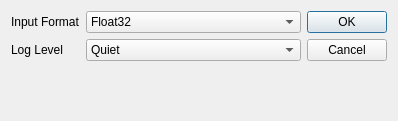
<?xml version="1.0" encoding="UTF-8"?>
<ui version="4.0">
 <class>DialogDecodeSettings</class>
 <widget class="QDialog" name="DialogDecodeSettings">
  <property name="geometry">
   <rect>
    <x>0</x>
    <y>0</y>
    <width>398</width>
    <height>121</height>
   </rect>
  </property>
  <property name="windowTitle">
   <string>Dialog</string>
  </property>
  <layout class="QGridLayout" name="gridLayout">
   <item row="0" column="2">
    <widget class="QDialogButtonBox" name="buttonBox">
     <property name="orientation">
      <enum>Qt::Vertical</enum>
     </property>
     <property name="standardButtons">
      <set>QDialogButtonBox::Cancel|QDialogButtonBox::Ok</set>
     </property>
    </widget>
   </item>
   <item row="0" column="1">
    <layout class="QFormLayout" name="formLayout_3">
     <item row="1" column="0">
      <widget class="QLabel" name="lLogLevel">
       <property name="text">
        <string>Log Level</string>
       </property>
      </widget>
     </item>
     <item row="1" column="1">
      <widget class="QComboBox" name="cbLogLevel">
       <property name="currentIndex">
        <number>0</number>
       </property>
       <item>
        <property name="text">
         <string comment="0">Quiet</string>
        </property>
       </item>
       <item>
        <property name="text">
         <string comment="1">Normal</string>
        </property>
       </item>
       <item>
        <property name="text">
         <string comment="2">Debug</string>
        </property>
       </item>
       <item>
        <property name="text">
         <string comment="3">All</string>
        </property>
       </item>
      </widget>
     </item>
     <item row="0" column="0">
      <widget class="QLabel" name="lInputFormat">
       <property name="text">
        <string>Input Format</string>
       </property>
      </widget>
     </item>
     <item row="0" column="1">
      <widget class="QComboBox" name="cbInputFormat">
       <item>
        <property name="text">
         <string>Float32</string>
        </property>
       </item>
       <item>
        <property name="text">
         <string>Complex64</string>
        </property>
       </item>
      </widget>
     </item>
    </layout>
   </item>
  </layout>
 </widget>
 <resources/>
 <connections>
  <connection>
   <sender>buttonBox</sender>
   <signal>accepted()</signal>
   <receiver>DialogDecodeSettings</receiver>
   <slot>accept()</slot>
   <hints>
    <hint type="sourcelabel">
     <x>388</x>
     <y>111</y>
    </hint>
    <hint type="destinationlabel">
     <x>157</x>
     <y>120</y>
    </hint>
   </hints>
  </connection>
  <connection>
   <sender>buttonBox</sender>
   <signal>rejected()</signal>
   <receiver>DialogDecodeSettings</receiver>
   <slot>reject()</slot>
   <hints>
    <hint type="sourcelabel">
     <x>388</x>
     <y>111</y>
    </hint>
    <hint type="destinationlabel">
     <x>286</x>
     <y>120</y>
    </hint>
   </hints>
  </connection>
 </connections>
</ui>
